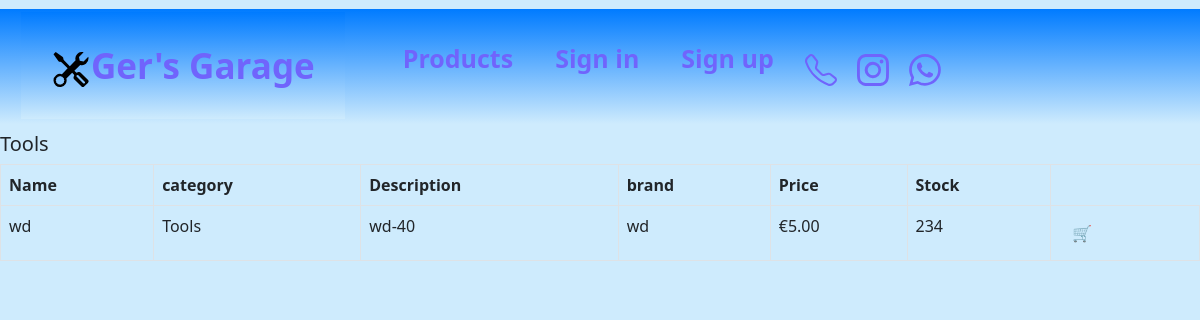
/Products/categories/5, run on an earlier commit of the app's database.
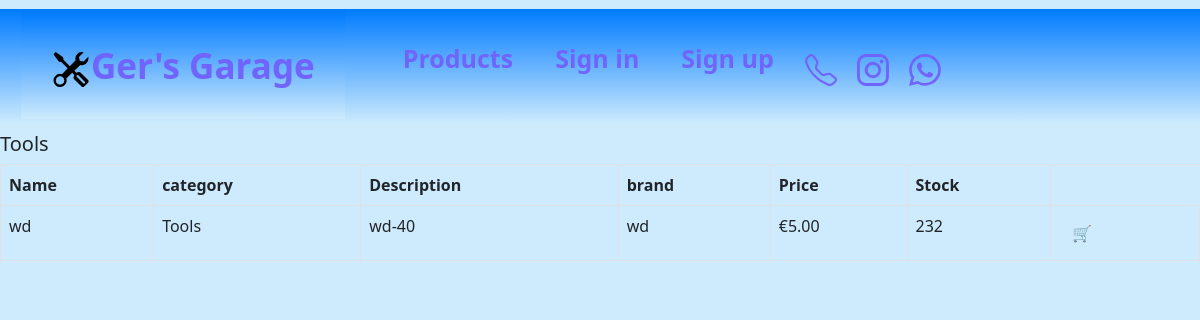
And on a later commit of the database.
### Products/models.py (models this page shows, shortened)
class Product(models.Model):
    name = models.TextField(max_length=25, default='')
    description = models.TextField(max_length=100, default='')
    brand = models.TextField(max_length=25, default='')
    price = models.DecimalField(max_digits=10, decimal_places=2)
    picture = models.ImageField(upload_to='images/', blank=True)
    category = models.ForeignKey(Category, null=True, blank=True, on_delete=models.CASCADE)
    stock = models.IntegerField()

class Category(models.Model):
    name = models.TextField(max_length=25, default='')

### Products/views.py (the view)
def ListByCat(request,id):#when a category is selected the product fields are filtered to only allow the products of the selected category are shown
    category = Category.objects.get(id=id)
    products = Product.objects.filter(category_id = category.id)
    return render(request, 'categories.html', {'Category': category,'products':products})

### Products/template/categories.html
{% extends 'index.html' %}
{% block content %}
    <h1>{{Category.name}}</h1>
<table class="table table-bordered table-hover table-condensed">
        <thead>
         <tr>
                <th>Name</th>
                <th>category</th>
                <th>Description</th>
                <th>brand</th>
                <th>Price</th>
                <th>Stock</th>
            </tr>
        </thead>
        <tbody>
            {% for product in products %}
            <tr>
                <td>{{product.name}}</td>
                <td>{{product.category.name}}</td>
                <td>{{product.description}}</td>
                <td>{{product.brand}}</td>
                <td>&euro;{{product.price}}</td>
                <td>{{product.stock}}</td>
                {% if product.stock > 0 %}
                <td><a href="{% url 'add_cart' product.id %}" class="btn btn-default btn-xs">🛒</a></td>
                {% else %}
                <td>
                    <a href="{% url 'add_cart' product.id %}" class="btn btn-default btn-xs">
                        🛒
                    </a>
                </td>
                {% endif %}
            </tr>
            {% endfor %}
        </tbody>
    </table>
{% endblock %}

What changed in the data, as far as the page shows it:
changed Product "wd": stock "234" → "232"
